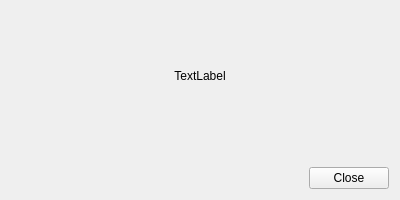
<?xml version="1.0" encoding="UTF-8"?>
<ui version="4.0">
 <class>Window</class>
 <widget class="QMainWindow" name="Window">
  <property name="geometry">
   <rect>
    <x>0</x>
    <y>0</y>
    <width>400</width>
    <height>200</height>
   </rect>
  </property>
  <property name="windowTitle">
   <string>Window</string>
  </property>
  <widget class="QWidget" name="centralWidget">
   <layout class="QGridLayout" name="gridLayout">
    <item row="2" column="0">
     <widget class="QDialogButtonBox" name="buttonBox">
      <property name="standardButtons">
       <set>QDialogButtonBox::Close</set>
      </property>
     </widget>
    </item>
    <item row="1" column="0">
     <widget class="QWaitLabel" name="waitLabel">
      <property name="sizePolicy">
       <sizepolicy hsizetype="Preferred" vsizetype="Maximum">
        <horstretch>0</horstretch>
        <verstretch>0</verstretch>
       </sizepolicy>
      </property>
      <property name="text">
       <string/>
      </property>
      <property name="alignment">
       <set>Qt::AlignCenter</set>
      </property>
     </widget>
    </item>
    <item row="0" column="0">
     <widget class="QLabel" name="textLabel">
      <property name="text">
       <string>TextLabel</string>
      </property>
      <property name="alignment">
       <set>Qt::AlignCenter</set>
      </property>
     </widget>
    </item>
   </layout>
  </widget>
 </widget>
 <layoutdefault spacing="6" margin="11"/>
 <customwidgets>
  <customwidget>
   <class>QWaitLabel</class>
   <extends>QLabel</extends>
   <header location="global">qwaitlabel.h</header>
  </customwidget>
 </customwidgets>
 <resources/>
 <connections/>
</ui>
